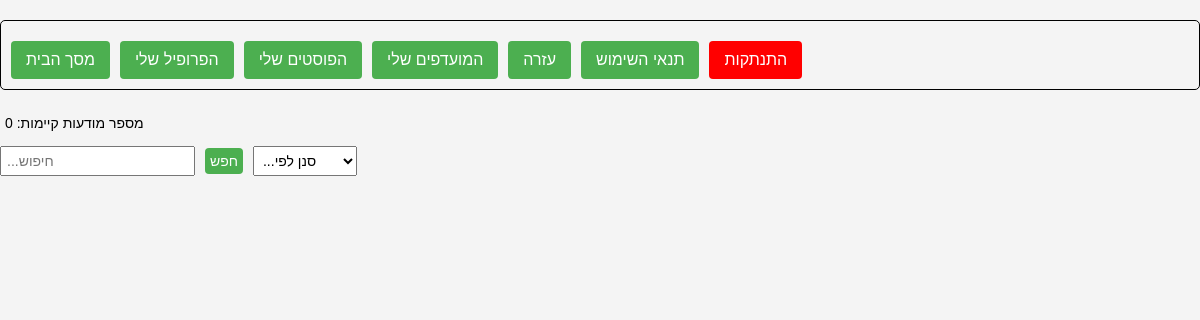
Before: /homepage/ with the older database file.
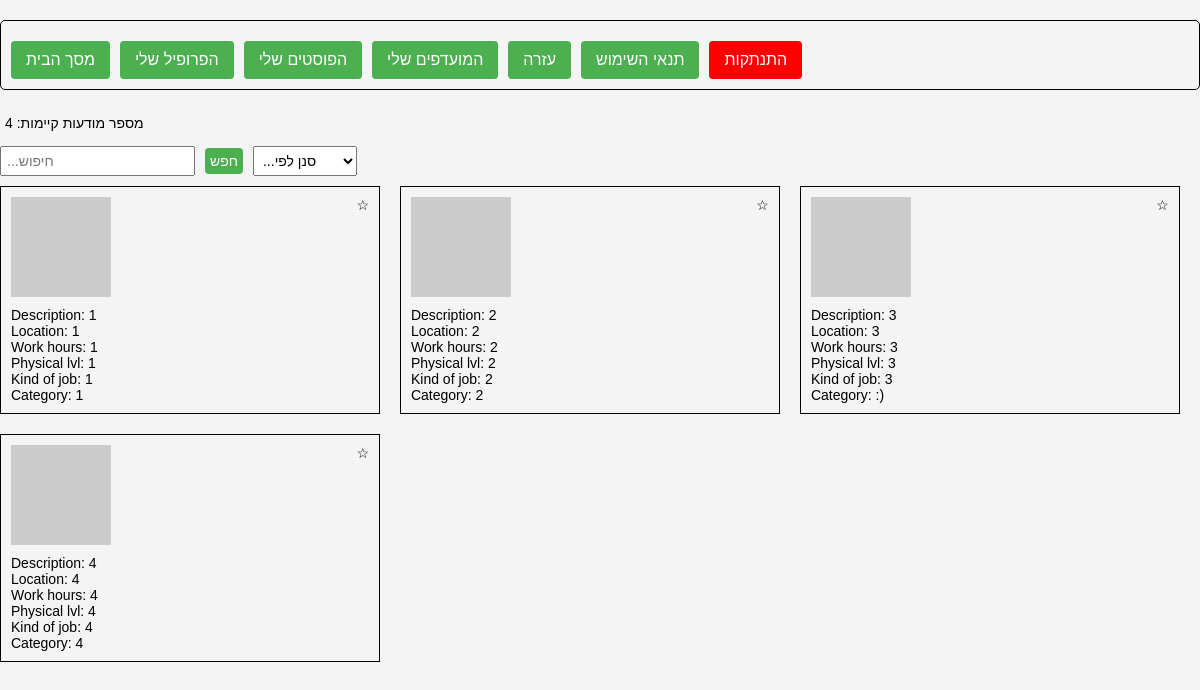
After: the same page with the newer database file.
### project/posts/models.py (models this page shows)
class Post(models.Model):
    description = models.TextField(null=True, blank=True)
    location = models.TextField(null=True, blank=True)
    payment = models.TextField(null=True, blank=True)
    work_hours = models.TextField(null=True, blank=True)
    phys_lvl = models.IntegerField(null=True, blank=True)
    kind_of_job = models.TextField(null=True, blank=True)
    category = models.TextField(null=True, blank=True)

### project/project/views.py (the view)
# urls.py: path('homepage/', views.homepage, name='homepage'),
def homepage(request):
    posts = Post.objects.all()
    global_user_id = request.session.get('global_user_id')
    if global_user_id:
        user = User.objects.get(id=global_user_id)
        favorites = [int(fav) for fav in user.favorites]
    else:
        favorites = []  # Initialize favorites as an empty list if user is not logged in
    context = {'posts': posts, 'favorites': favorites}
    return render(request, 'homepage.html', context)

### project/templates/homepage.html (shortened to what this page needs)
<!DOCTYPE html>
<html lang="en">
<head>
</head>
<body>
{% extends 'toolbar.html' %}
{% block content %}
<div class="content">
    <div class="total-posts">מספר מודעות קיימות: {{ posts|length }}</div>
    <div class="search-filter">
        <input type="text" class="search-input" placeholder="...חיפוש">
        <button class="search-button">חפש</button>
        <select class="filter-select">
            <option value="">...סנן לפי</option>
        </select>
    </div>
    <div class="posts">
        {% for post in posts %}
        <div class="post" data-description="{{ post.description }}" data-location="{{ post.location }}" data-work-hours="{{ post.work_hours }}" data-phys-lvl="{{ post.phys_lvl }}" data-kind-of-job="{{ post.kind_of_job }}" data-category="{{ post.category }}">
            <div class="post-image"></div>
            <div class="post-content">
                <div class="post-info">Description: {{ post.description }}</div>
                <div class="post-info">Location: {{ post.location }}</div>
                <div class="post-info">Work hours: {{ post.work_hours }}</div>
                <div class="post-info">Physical lvl: {{ post.phys_lvl }}</div>
                <div class="post-info">Kind of job: {{ post.kind_of_job }}</div>
                <div class="post-info">Category: {{ post.category }}</div>
                <div class="favorites-button {% if post.id|add:0 in favorites %}active {% endif %}" data-post-id="{{ post.id }}">☆</div>
            </div>
        </div>
        {% endfor %}
    </div>
</div>
</body>
</html>
{% endblock %}

### project/templates/toolbar.html (shortened to what this page needs)
<!DOCTYPE html>
<html lang="en">
<head>
</head>
<body>
    <div class="section-regular neutral-100">
    <div class="w-layout-blockcontainer w-container">
        <div class="navbar-buttons">
            <a href="{% url 'homepage' %}" aria-current="page" class="nav-link w-nav-link w--current button">מסך הבית</a>
            <a href="{% url 'profile' %}" class="nav-link w-nav-link button">הפרופיל שלי</a>
            <a href="{% url 'myposts' %}" class="nav-link w-nav-link button">הפוסטים שלי</a>
            <a href="{% url 'myfavorites' %}" class="nav-link w-nav-link button">המועדפים שלי</a>
            <a href="{% url 'helppage' %}" class="nav-link w-nav-link button">עזרה</a>
            <a href="{% url 'TOS' %}" class="nav-link w-nav-link button">תנאי השימוש</a>
            <a href="{% url 'login_page' %}" class="nav-link w-nav-link button logout-link">התנתקות</a>
        </div>
    </div>
</div>
    {% block content %}
    {% endblock %}
</body>
</html>

### project/templates/homepage.html (style rules this page uses)
.favorites-button { position: absolute; top: 10px; right: 10px; cursor: pointer; }
.total-posts { font-size: 14px; padding: 5px; margin-bottom: 10px; }
.search-filter { margin-bottom: 10px; display: flex; align-items: center; }
.search-input, .filter-select, .search-button { padding: 5px; font-size: 14px; margin-right: 10px; }
button { background-color: #4caf50; color: #fff; padding: 10px 15px; border: none; border-radius: 4px; cursor: pointer; font-size: 16px; }

### project/templates/toolbar.html (style rules this page uses)
body { font-family: Arial, sans-serif; margin: 0; padding: 0; box-sizing: border-box; background-color: #f4f4f4; }
.navbar-buttons { display: flex; border: 1px solid black; border-radius: 5px; margin-top: 20px; margin-bottom: 20px; padding: 10px; }
.navbar-buttons a { text-decoration: none; padding: 10px 15px; margin-right: 10px; background-color: #4caf50; color: #fff; border: none; border-radius: 4px; cursor: pointer; font-size: 16px; margin-top: 10px; }
.posts { display: flex; flex-wrap: wrap; gap: 20px; }
.post { width: calc(33.33% - 20px); border: 1px solid black; padding: 10px; box-sizing: border-box; position: relative; }
.post-image { width: 100px; height: 100px; background-color: #ccc; margin-bottom: 10px; }
.post-content { font-size: 14px; }
.favorites-button { position: absolute; top: 10px; right: 10px; cursor: pointer; }
.navbar-buttons a.logout-link { background-color: red; }

Changed rows visible on the page:
added Post: description "1", location "1", work_hours "1", phys_lvl "1", kind_of_job "1", category "1"
added Post: description "2", location "2", work_hours "2", phys_lvl "2", kind_of_job "2", category "2"
added Post: description "3", location "3", work_hours "3", phys_lvl "3", kind_of_job "3", category ":)"
added Post: description "4", location "4", work_hours "4", phys_lvl "4", kind_of_job "4", category "4"
Other visible differences:
{{ posts|length }}: "0" → "4"
